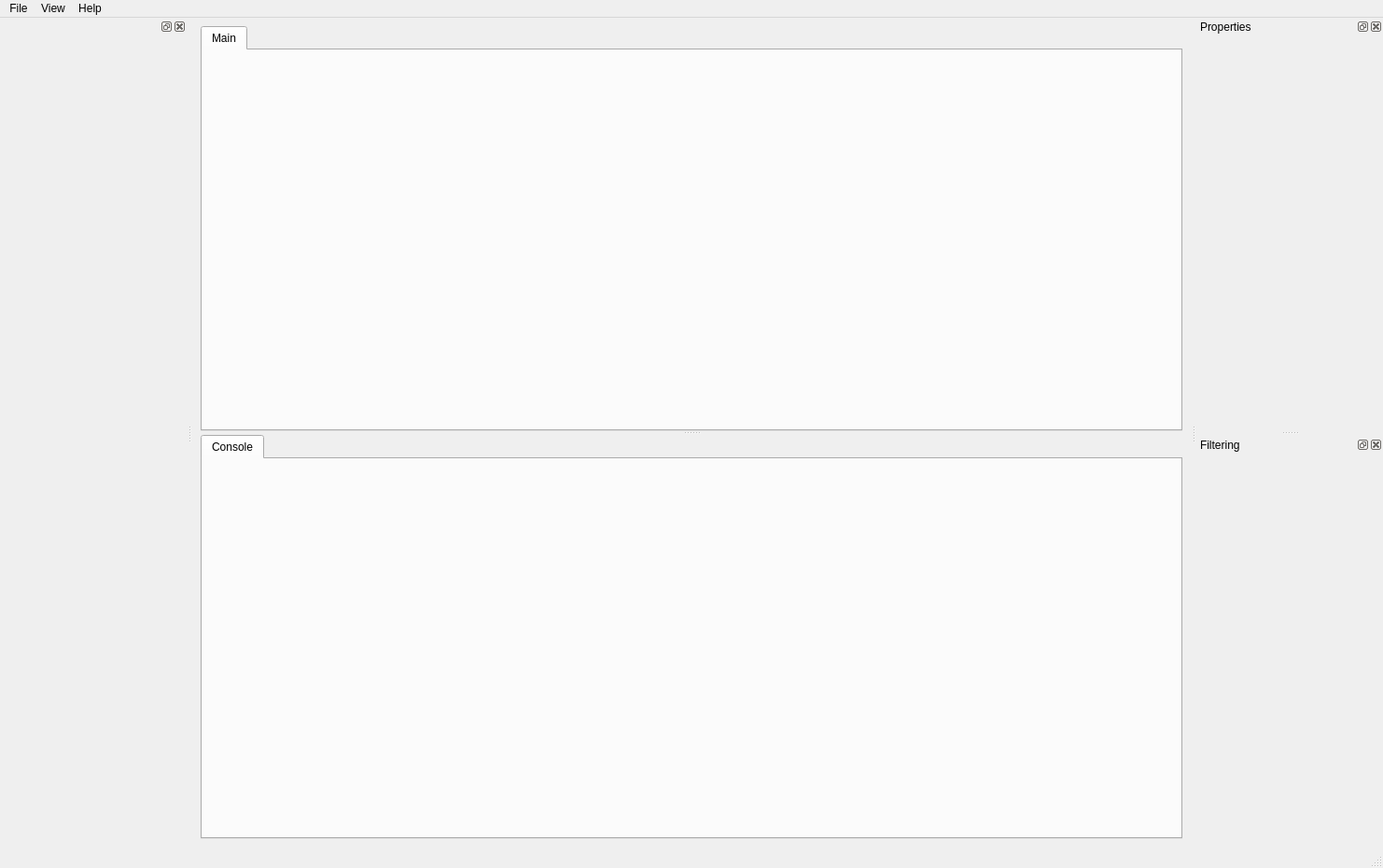
<?xml version="1.0" encoding="UTF-8"?>
<ui version="4.0">
 <class>graviz</class>
 <widget class="QMainWindow" name="Omviz">
  <property name="geometry">
   <rect>
    <x>0</x>
    <y>0</y>
    <width>1482</width>
    <height>930</height>
   </rect>
  </property>
  <property name="windowTitle">
   <string>Graph Analysis -- Analyzing graphs</string>
  </property>
  <widget class="QWidget" name="centralwidget">
   <layout class="QVBoxLayout" name="verticalLayout">
    <item>
     <widget class="QSplitter" name="splitter_2">
      <property name="orientation">
       <enum>Qt::Horizontal</enum>
      </property>
      <widget class="QSplitter" name="splitter">
       <property name="orientation">
        <enum>Qt::Vertical</enum>
       </property>
       <widget class="QTabWidget" name="tabWidget">
        <property name="sizePolicy">
         <sizepolicy hsizetype="Expanding" vsizetype="Expanding">
          <horstretch>0</horstretch>
          <verstretch>0</verstretch>
         </sizepolicy>
        </property>
        <property name="currentIndex">
         <number>0</number>
        </property>
        <widget class="QWidget" name="tab_5">
         <attribute name="title">
          <string>Main</string>
         </attribute>
        </widget>
       </widget>
       <widget class="QTabWidget" name="tabWidget_Extras">
        <property name="currentIndex">
         <number>0</number>
        </property>
        <widget class="QWidget" name="tab_Console">
         <attribute name="title">
          <string>Console</string>
         </attribute>
        </widget>
       </widget>
      </widget>
     </widget>
    </item>
   </layout>
  </widget>
  <widget class="QMenuBar" name="menubar">
   <property name="geometry">
    <rect>
     <x>0</x>
     <y>0</y>
     <width>1482</width>
     <height>23</height>
    </rect>
   </property>
   <widget class="QMenu" name="menuFile">
    <property name="title">
     <string>File</string>
    </property>
    <addaction name="actionOpen"/>
   </widget>
   <widget class="QMenu" name="menuView">
    <property name="title">
     <string>View</string>
    </property>
    <addaction name="actionProperties"/>
    <addaction name="actionOrganizationModel"/>
   </widget>
   <widget class="QMenu" name="menuHelp">
    <property name="title">
     <string>Help</string>
    </property>
    <addaction name="actionAbout_omviz"/>
   </widget>
   <addaction name="menuFile"/>
   <addaction name="menuView"/>
   <addaction name="menuHelp"/>
  </widget>
  <widget class="QStatusBar" name="statusbar"/>
  <widget class="QDockWidget" name="dockWidget_Left">
   <property name="minimumSize">
    <size>
     <width>200</width>
     <height>41</height>
    </size>
   </property>
   <attribute name="dockWidgetArea">
    <number>1</number>
   </attribute>
   <widget class="QWidget" name="dockWidgetContents"/>
  </widget>
  <widget class="QDockWidget" name="dockWidget_RightTop">
   <property name="sizePolicy">
    <sizepolicy hsizetype="Preferred" vsizetype="Preferred">
     <horstretch>2</horstretch>
     <verstretch>0</verstretch>
    </sizepolicy>
   </property>
   <property name="minimumSize">
    <size>
     <width>200</width>
     <height>41</height>
    </size>
   </property>
   <property name="windowTitle">
    <string>Properties</string>
   </property>
   <attribute name="dockWidgetArea">
    <number>2</number>
   </attribute>
   <widget class="QWidget" name="dockWidgetContents_3"/>
  </widget>
  <widget class="QDockWidget" name="dockWidget_RightBottom">
   <property name="sizePolicy">
    <sizepolicy hsizetype="MinimumExpanding" vsizetype="MinimumExpanding">
     <horstretch>2</horstretch>
     <verstretch>0</verstretch>
    </sizepolicy>
   </property>
   <property name="minimumSize">
    <size>
     <width>200</width>
     <height>41</height>
    </size>
   </property>
   <property name="windowTitle">
    <string>Filtering</string>
   </property>
   <attribute name="dockWidgetArea">
    <number>2</number>
   </attribute>
   <widget class="QWidget" name="dockWidgetContents_4"/>
  </widget>
  <action name="actionOpen">
   <property name="text">
    <string>Open...</string>
   </property>
  </action>
  <action name="actionProperties">
   <property name="text">
    <string>Properties</string>
   </property>
  </action>
  <action name="actionOrganizationModel">
   <property name="text">
    <string>OrganizationModel</string>
   </property>
  </action>
  <action name="actionAbout_omviz">
   <property name="text">
    <string>About omviz</string>
   </property>
  </action>
 </widget>
 <resources/>
 <connections/>
</ui>
